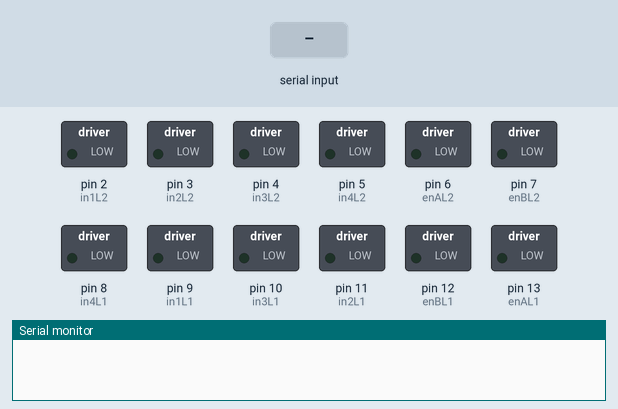
This sketch was run on a simulated Arduino Uno, built with avr-gcc and run on an emulated ATmega328P. Parts: switched loads named in the sketch (green lamp = pin HIGH), the last lines printed to the serial monitor. The inputs (shaded band) are chosen by the test bench.

Above: at 1.2 s.
1.3 s: "1" received over the second serial link
At 2.6 s:
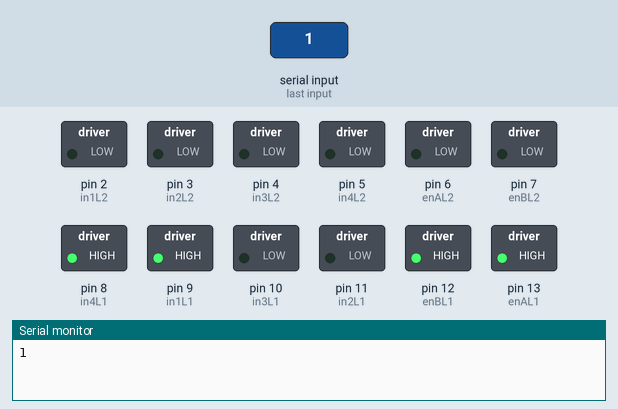
4.3 s: "2" received over the second serial link
At 4.9 s:
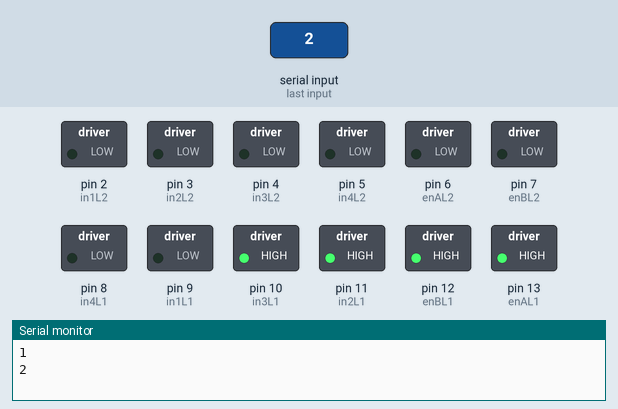
7.3 s: "3" received over the second serial link
At 8.4 s:
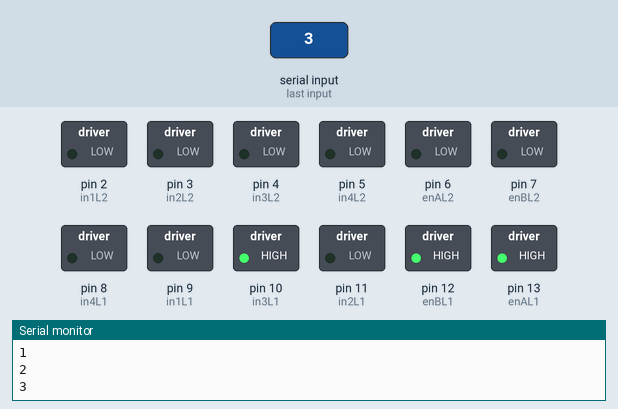
10.3 s: "4" received over the second serial link
At 10.7 s:
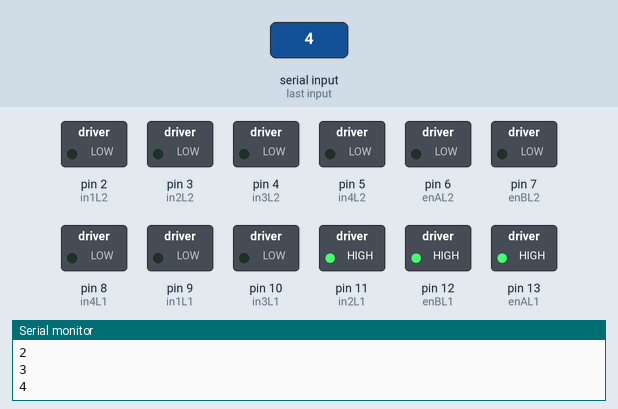
13.3 s: "5" received over the second serial link
At 14.2 s:
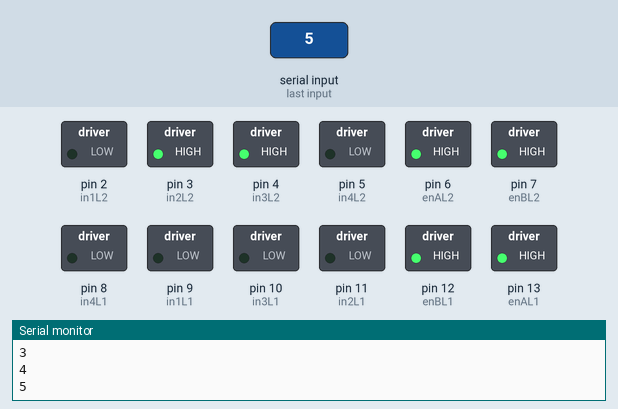
16.3 s: "6" received over the second serial link
At 17.6 s:
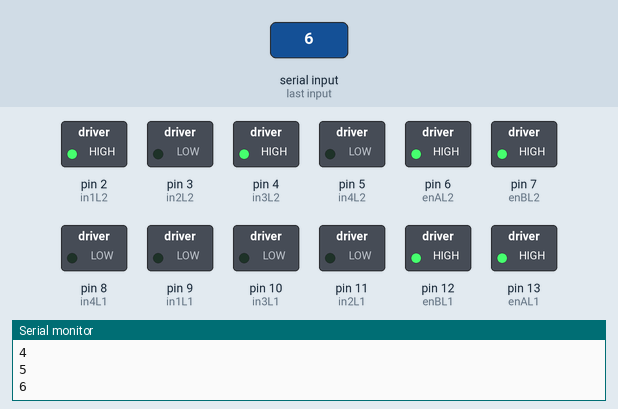
Timing chart, 0 to 19.8 s (numbered marks = the images above; inputs shaded):
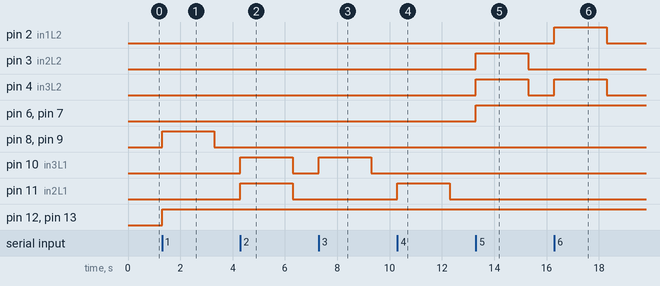

Measured:
- after the input at 1.3 s, pin 8 (in4L1), pin 9 (in1L1): LOW → HIGH at once, → LOW 2.0 s later; pin 12 (enBL1), pin 13 (enAL1): LOW → HIGH at once
- after the input at 4.3 s, pin 10 (in3L1), pin 11 (in2L1): LOW → HIGH at once, → LOW 2.0 s later
- after the input at 7.3 s, pin 10 (in3L1): LOW → HIGH at once, → LOW 2.0 s later
- after the input at 10.3 s, pin 11 (in2L1): LOW → HIGH at once, → LOW 2.0 s later
- after the input at 13.3 s, pin 3 (in2L2), pin 4 (in3L2): LOW → HIGH at once, → LOW 2.0 s later; pin 6 (enAL2), pin 7 (enBL2): LOW → HIGH at once
- after the input at 16.3 s, pin 2 (in1L2), pin 4 (in3L2): LOW → HIGH at once, → LOW 2.0 s later

The sketch:

rover_control_arduino.ino
```cpp
#include<SoftwareSerial.h>
SoftwareSerial bt(0, 1); /* (Rx,Tx) */

//Declarations

//L298N driver -1
// Motor A connections
int enAL1 = 13;
int in1L1 = 9;
int in2L1 = 11;
// Motor B connections
int enBL1 = 12;
int in3L1 = 10;
int in4L1 = 8;

//L298N driver -1
// Motor A connections
int enAL2 = 6;
int in1L2 = 2;
int in2L2 = 3;
// Motor B connections
int enBL2 = 7;
int in3L2 = 4;
int in4L2 = 5;

void setup() {
  // Set all the motor control pins to outputs
  pinMode(enAL1, OUTPUT);
  pinMode(enBL1, OUTPUT);
  pinMode(in1L1, OUTPUT);
  pinMode(in2L1, OUTPUT);
  pinMode(in3L1, OUTPUT);
  pinMode(in4L1, OUTPUT);
  pinMode(enAL2, OUTPUT);
  pinMode(enBL2, OUTPUT);
  pinMode(in1L2, OUTPUT);
  pinMode(in2L2, OUTPUT);
  pinMode(in3L2, OUTPUT);
  pinMode(in4L2, OUTPUT);

  // Turn off motors - Initial state
  digitalWrite(in1L1, LOW);
  digitalWrite(in2L1, LOW);
  digitalWrite(in3L1, LOW);
  digitalWrite(in4L1, LOW);
  digitalWrite(in1L2, LOW);
  digitalWrite(in2L2, LOW);
  digitalWrite(in3L2, LOW);
  digitalWrite(in4L2, LOW);
  bt.begin(9600); /* Define baud rate for software serial communication */
  Serial.begin(9600); /* Define baud rate for serial communication */
}

void loop() {
  if (bt.available()) /* If data is available on serial port */
  {
    char a = bt.read();
    Serial.println(a);/* Print character received on to the serial monitor */
    if (a == '1') {
      directionControlforward();
    }
    if (a == '2') {
      directionControlbackward();
    }
    if (a == '3') {
      directionControlleft();
    }
    if (a == '4') {
      directionControlright();
    }
    if (a == '5') {
      directionControlup();
    }
    if (a == '6') {
      directionControldown();
    }
    if (a == '7') {
      directionControlopen();
    }
    if (a == '8') {
      directionControlclose();
    }
  }
}

// This function lets you control spinning direction of motors


//forward movement

void directionControlforward() {
  // Set motors to maximum speed
  // For PWM maximum possible values are 0 to 255
  analogWrite(enAL1, 255);
  analogWrite(enBL1, 255);

  // Turn on motor A & B
  digitalWrite(in1L1, HIGH);
  digitalWrite(in2L1, LOW);
  digitalWrite(in3L1, LOW);
  digitalWrite(in4L1, HIGH);
  delay(2000);


  // Turn off motors
  digitalWrite(in1L1, LOW);
  digitalWrite(in2L1, LOW);
  digitalWrite(in3L1, LOW);
  digitalWrite(in4L1, LOW);
}

//backward movement

void directionControlbackward() {
  // Set motors to maximum speed
  // For PWM maximum possible values are 0 to 255
  analogWrite(enAL1, 255);
  analogWrite(enBL1, 255);

  // Turn on motor A & B
  digitalWrite(in1L1, LOW);
  digitalWrite(in2L1, HIGH);
  digitalWrite(in3L1, HIGH);
  digitalWrite(in4L1, LOW);
  delay(2000);


  // Turn off motors
  digitalWrite(in1L1, LOW);
  digitalWrite(in2L1, LOW);
  digitalWrite(in3L1, LOW);
  digitalWrite(in4L1, LOW);
}


//left movement

void directionControlleft() {
  // Set motors to maximum speed
  // For PWM maximum possible values are 0 to 255
  analogWrite(enAL1, 255);
  analogWrite(enBL1, 255);

  // Turn on motor A & B
  digitalWrite(in1L1, LOW);
  digitalWrite(in2L1, LOW);
  digitalWrite(in3L1, HIGH);
  digitalWrite(in4L1, LOW);
  delay(2000);


  // Turn off motors
  digitalWrite(in1L1, LOW);
  digitalWrite(in2L1, LOW);
  digitalWrite(in3L1, LOW);
  digitalWrite(in4L1, LOW);
}

//right movement

void directionControlright() {
  // Set motors to maximum speed
  // For PWM maximum possible values are 0 to 255
  analogWrite(enAL1, 255);
  analogWrite(enBL1, 255);

  // Turn on motor A & B
  digitalWrite(in1L1, LOW);
  digitalWrite(in2L1, HIGH);
  digitalWrite(in3L1, LOW);
  digitalWrite(in4L1, LOW);
  delay(2000);


  // Turn off motors
  digitalWrite(in1L1, LOW);
  digitalWrite(in2L1, LOW);
  digitalWrite(in3L1, LOW);
  digitalWrite(in4L1, LOW);
}


//arm up

void directionControlup() {
  // Set motors to maximum speed
  // For PWM maximum possible values are 0 to 255
  analogWrite(enAL2, 255);
  analogWrite(enBL2, 255);

  // Turn on motor A & B
  digitalWrite(in1L2, LOW);
  digitalWrite(in2L2, HIGH);
  digitalWrite(in3L2, HIGH);
  digitalWrite(in4L2, LOW);
  delay(2000);


  // Turn off motors
  digitalWrite(in1L2, LOW);
  digitalWrite(in2L2, LOW);
  digitalWrite(in3L2, LOW);
  digitalWrite(in4L2, LOW);
}

//arm down

void directionControldown() {
  // Set motors to maximum speed
  // For PWM maximum possible values are 0 to 255
  analogWrite(enAL2, 255);
  analogWrite(enBL2, 255);

  // Turn on motor A & B
  digitalWrite(in1L2, HIGH);
  digitalWrite(in2L2, LOW);
  digitalWrite(in3L2, HIGH);
  digitalWrite(in4L2, LOW);
  delay(2000);


  // Turn off motors
  digitalWrite(in1L2, LOW);
  digitalWrite(in2L2, LOW);
  digitalWrite(in3L2, LOW);
  digitalWrite(in4L2, LOW);
}

//claw open

void directionControlopen() {
  // Set motors to maximum speed
  // For PWM maximum possible values are 0 to 255
  analogWrite(enAL2, 255);
  analogWrite(enBL2, 255);

  // Turn on motor A & B
  digitalWrite(in1L2, LOW);
  digitalWrite(in2L2, LOW);
  digitalWrite(in3L2, HIGH);
  digitalWrite(in4L2, LOW);
  delay(7000);


  // Turn off motors
  digitalWrite(in1L2, LOW);
  digitalWrite(in2L2, LOW);
  digitalWrite(in3L2, LOW);
  digitalWrite(in4L2, LOW);
}

//claw close

void directionControlclose() {
  // Set motors to maximum speed
  // For PWM maximum possible values are 0 to 255
  analogWrite(enAL2, 255);
  analogWrite(enBL2, 255);

  // Turn on motor A & B
  digitalWrite(in1L2, LOW);
  digitalWrite(in2L2, LOW);
  digitalWrite(in3L2, LOW);
  digitalWrite(in4L2, HIGH);
  delay(7000);


  // Turn off motors
  digitalWrite(in1L2, LOW);
  digitalWrite(in2L2, LOW);
  digitalWrite(in3L2, LOW);
  digitalWrite(in4L2, LOW);
}
```
